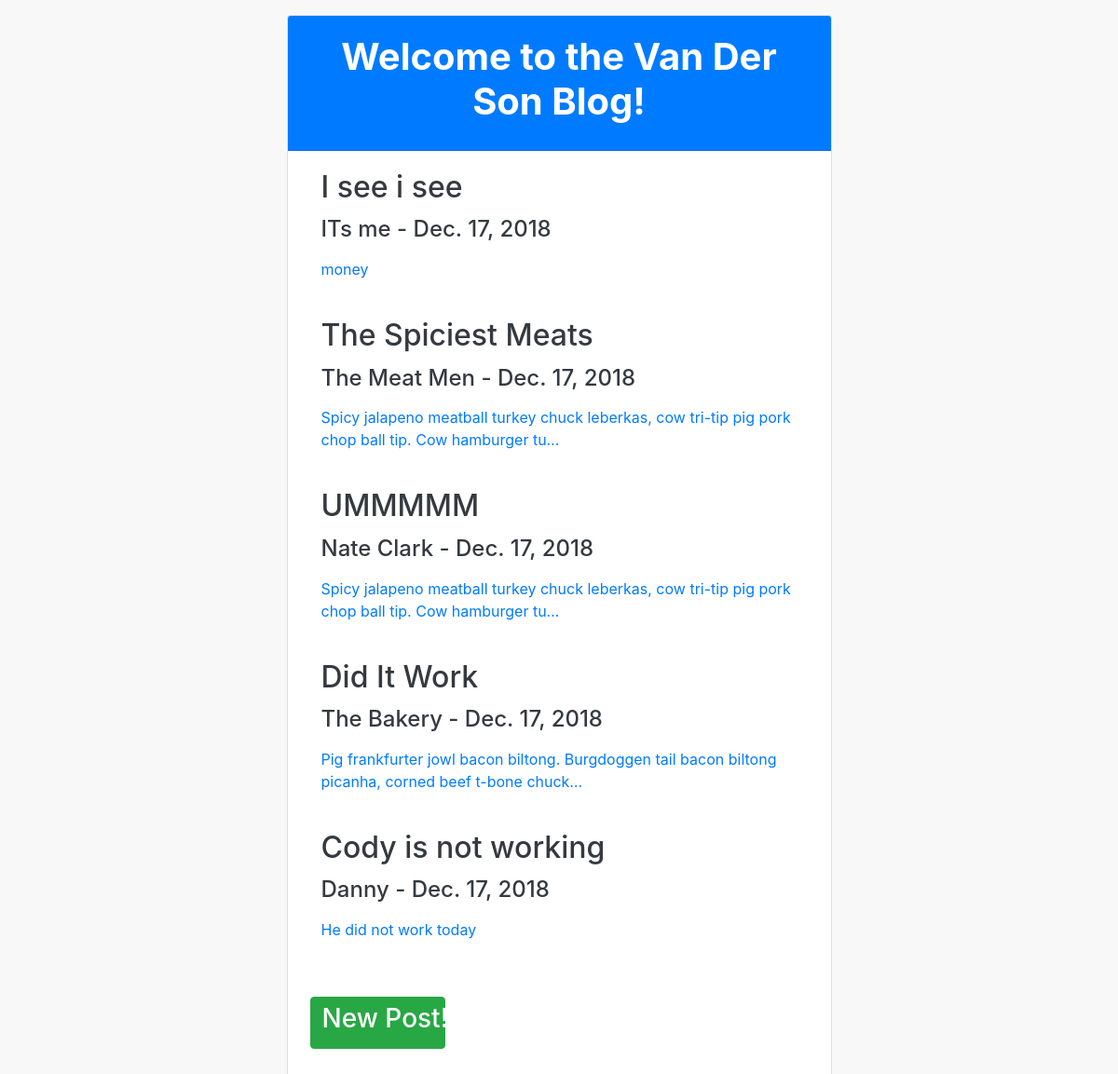
The page / on the database its author committed.
### app/models.py (models this page shows, shortened)
class BlogPost(models.Model):
    title = models.TextField()
    body = models.TextField()
    author = models.TextField()
    date = models.DateField(auto_now_add=True)
    cover_img_url = models.URLField()

### app/views.py (the view)
# urls.py: path("", views.HomePage.as_view(), name="home"),
class HomePage(View):
    def get(self, request):
        return render(request, "home.html",
                      {"blog_post": models.BlogPost.objects.all()})

### app/templates/home.html (shortened to what this page needs)
{% extends 'base.html' %} {% block body %}
<div class="row">
    <div class="col"></div>
    <div class="col-sm-6">
        <div class="card mt-3">
            <div class="card-header bg-primary">
                <h1 class="pt-2 pb-2 text-center text-white font-weight-bold">
                    Welcome to the Van Der Son Blog!
                </h1>
            </div>
            <div class="card-body text-left ml-3">
                {% for post in blog_post %}
                <a id="links" href="{% url 'blog-post' post.id %}">
                    <h2 class="text-dark pb-1">{{ post.title }}</h2>
                    <h4 class="text-dark pb-2">{{ post.author }} - {{ post.date }}</h4>
                    <p class="pb-4">
                        {{ post.body | truncatechars:100 }}
                    </p>
                </a>
                {% endfor %}
            </div>
            <div class="align-content-left">
                <a role="button" class="btn btn-success w-25 mb-5 ml-4" href="{% url 'new-post' %}">
                    <h3>New Post!</h3>
                </a>
            </div>
        </div>
    </div>
    <div class="col"></div>
    {% endblock body %}

### app/templates/base.html (shortened to what this page needs)
{% load static %}
<!DOCTYPE html>
<html lang="en">
<head>
    <link rel="stylesheet" href="https://stackpath.bootstrapcdn.com/bootstrap/4.1.3/css/bootstrap.min.css"
 />
    <link rel="stylesheet" href="https://use.fontawesome.com/releases/v5.5.0/css/all.css"
 />
    <link rel="stylesheet" href="style.css">
</head>
<body style="background-color:rgb(248, 248, 248)">
    {% block body %} {% endblock body %}
</body>
</html>

### app/templates/style.css (style rules this page uses)
#links { text-decoration: none }

### rows shown on the page
BlogPost: title "I see i see", author "ITs me", date "Dec. 17, 2018", body "money"
BlogPost: title "The Spiciest Meats", author "The Meat Men", date "Dec. 17, 2018", body "Spicy jalapeno meatball turkey chuck leberkas, cow tri-tip pig pork chop ball tip. Cow hamburger tu…"
BlogPost: title "UMMMMM", author "Nate Clark", date "Dec. 17, 2018", body "Spicy jalapeno meatball turkey chuck leberkas, cow tri-tip pig pork chop ball tip. Cow hamburger tu…"
BlogPost: title "Did It Work", author "The Bakery", date "Dec. 17, 2018", body "Pig frankfurter jowl bacon biltong. Burgdoggen tail bacon biltong picanha, corned beef t-bone chuck…"
BlogPost: title "Cody is not working", author "Danny", date "Dec. 17, 2018", body "He did not work today"
